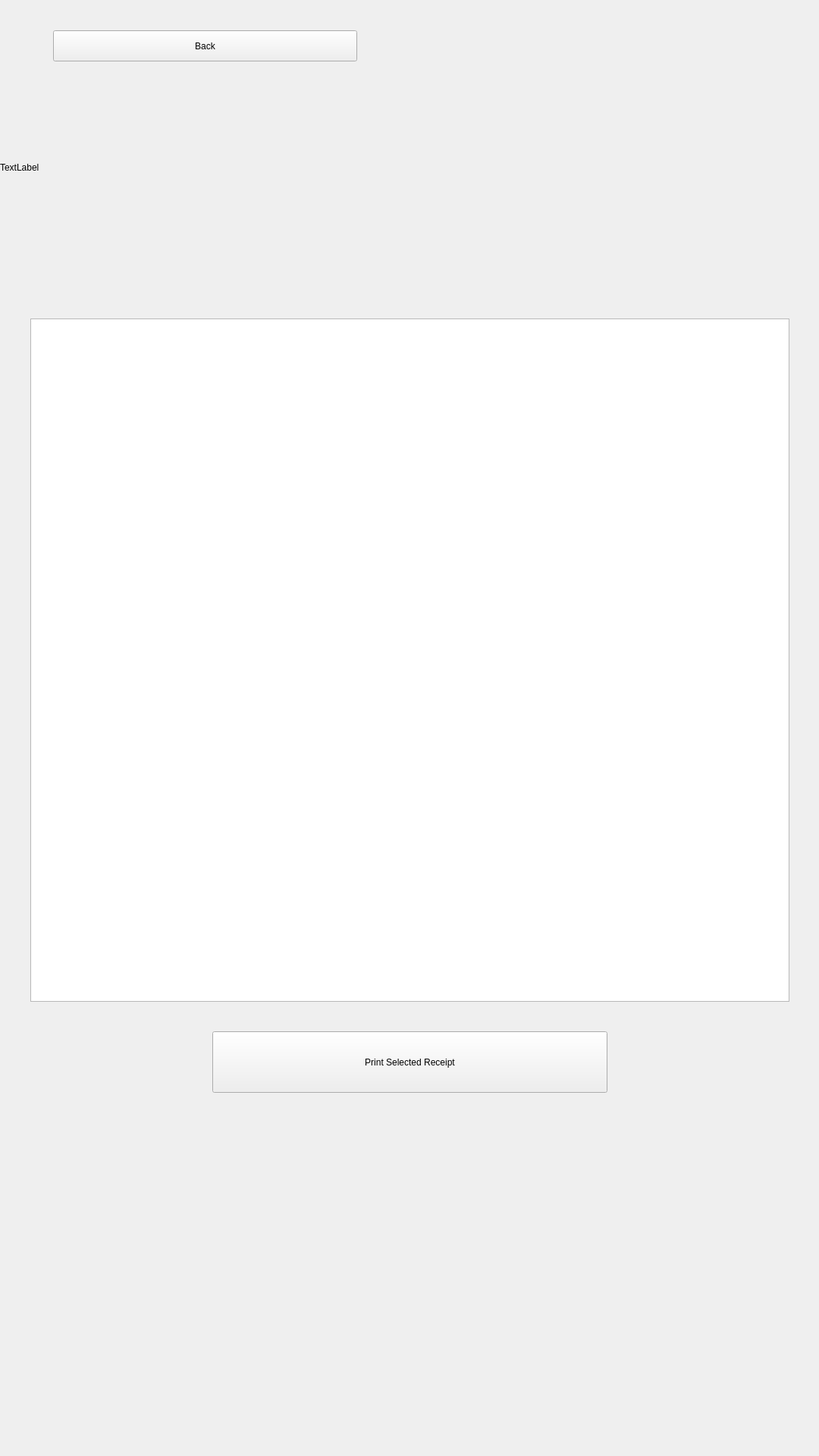
<?xml version="1.0" encoding="UTF-8"?>
<ui version="4.0">
 <class>page_transactions</class>
 <widget class="QWidget" name="page_transactions">
  <property name="geometry">
   <rect>
    <x>0</x>
    <y>0</y>
    <width>1080</width>
    <height>1920</height>
   </rect>
  </property>
  <property name="windowTitle">
   <string>Form</string>
  </property>
  <widget class="QPushButton" name="pushButton_back">
   <property name="geometry">
    <rect>
     <x>70</x>
     <y>40</y>
     <width>401</width>
     <height>41</height>
    </rect>
   </property>
   <property name="text">
    <string>Back</string>
   </property>
  </widget>
  <widget class="QListWidget" name="list_transactions">
   <property name="geometry">
    <rect>
     <x>40</x>
     <y>420</y>
     <width>1001</width>
     <height>901</height>
    </rect>
   </property>
   <property name="font">
    <font>
     <family>Courier</family>
     <pointsize>14</pointsize>
     <weight>75</weight>
     <bold>true</bold>
    </font>
   </property>
   <property name="horizontalScrollBarPolicy">
    <enum>Qt::ScrollBarAlwaysOff</enum>
   </property>
   <property name="alternatingRowColors">
    <bool>true</bool>
   </property>
  </widget>
  <widget class="QPushButton" name="pushButton_print">
   <property name="geometry">
    <rect>
     <x>280</x>
     <y>1360</y>
     <width>521</width>
     <height>81</height>
    </rect>
   </property>
   <property name="text">
    <string>Print Selected Receipt</string>
   </property>
  </widget>
  <widget class="QLabel" name="label_title">
   <property name="geometry">
    <rect>
     <x>0</x>
     <y>178</y>
     <width>1080</width>
     <height>86</height>
    </rect>
   </property>
   <property name="text">
    <string>TextLabel</string>
   </property>
  </widget>
 </widget>
 <resources/>
 <connections/>
</ui>
